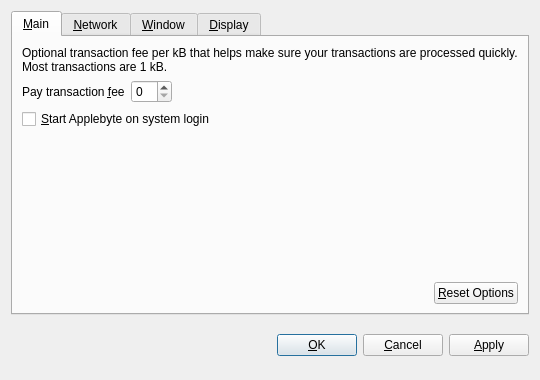
<?xml version="1.0" encoding="UTF-8"?>
<ui version="4.0">
 <class>OptionsDialog</class>
 <widget class="QDialog" name="OptionsDialog">
  <property name="geometry">
   <rect>
    <x>0</x>
    <y>0</y>
    <width>540</width>
    <height>380</height>
   </rect>
  </property>
  <property name="windowTitle">
   <string>Options</string>
  </property>
  <property name="modal">
   <bool>true</bool>
  </property>
  <layout class="QVBoxLayout" name="verticalLayout">
   <item>
    <widget class="QTabWidget" name="tabWidget">
     <property name="tabPosition">
      <enum>QTabWidget::North</enum>
     </property>
     <property name="currentIndex">
      <number>0</number>
     </property>
     <widget class="QWidget" name="tabMain">
      <attribute name="title">
       <string>&amp;Main</string>
      </attribute>
      <layout class="QVBoxLayout" name="verticalLayout_Main">
       <item>
        <widget class="QLabel" name="transactionFeeInfoLabel">
         <property name="text">
          <string>Optional transaction fee per kB that helps make sure your transactions are processed quickly. Most transactions are 1 kB.</string>
         </property>
         <property name="textFormat">
          <enum>Qt::PlainText</enum>
         </property>
         <property name="wordWrap">
          <bool>true</bool>
         </property>
        </widget>
       </item>
       <item>
        <layout class="QHBoxLayout" name="horizontalLayout_1_Main">
         <item>
          <widget class="QLabel" name="transactionFeeLabel">
           <property name="text">
            <string>Pay transaction &amp;fee</string>
           </property>
           <property name="textFormat">
            <enum>Qt::PlainText</enum>
           </property>
           <property name="buddy">
            <cstring>transactionFee</cstring>
           </property>
          </widget>
         </item>
         <item>
          <widget class="BitcoinAmountField" name="transactionFee"/>
         </item>
         <item>
          <spacer name="horizontalSpacer_1_Main">
           <property name="orientation">
            <enum>Qt::Horizontal</enum>
           </property>
           <property name="sizeHint" stdset="0">
            <size>
             <width>40</width>
             <height>20</height>
            </size>
           </property>
          </spacer>
         </item>
        </layout>
       </item>
       <item>
        <widget class="QCheckBox" name="bitcoinAtStartup">
         <property name="toolTip">
          <string>Automatically start Applebyte after logging in to the system.</string>
         </property>
         <property name="text">
          <string>&amp;Start Applebyte on system login</string>
         </property>
        </widget>
       </item>
       <item>
        <spacer name="verticalSpacer_Main">
         <property name="orientation">
          <enum>Qt::Vertical</enum>
         </property>
         <property name="sizeHint" stdset="0">
          <size>
           <width>20</width>
           <height>40</height>
          </size>
         </property>
        </spacer>
       </item>
       <item>
        <layout class="QHBoxLayout" name="horizontalLayout_2_Main">
         <item>
          <spacer name="horizontalSpacer_2_Main">
           <property name="orientation">
            <enum>Qt::Horizontal</enum>
           </property>
           <property name="sizeHint" stdset="0">
            <size>
             <width>40</width>
             <height>20</height>
            </size>
           </property>
          </spacer>
         </item>
         <item>
          <widget class="QPushButton" name="resetButton">
           <property name="toolTip">
            <string>Reset all client options to default.</string>
           </property>
           <property name="text">
            <string>&amp;Reset Options</string>
           </property>
           <property name="autoDefault">
            <bool>false</bool>
           </property>
          </widget>
         </item>
        </layout>
       </item>
      </layout>
     </widget>
     <widget class="QWidget" name="tabNetwork">
      <attribute name="title">
       <string>&amp;Network</string>
      </attribute>
      <layout class="QVBoxLayout" name="verticalLayout_Network">
       <item>
        <widget class="QCheckBox" name="mapPortUpnp">
         <property name="toolTip">
          <string>Automatically open the Applebyte client port on the router. This only works when your router supports UPnP and it is enabled.</string>
         </property>
         <property name="text">
          <string>Map port using &amp;UPnP</string>
         </property>
        </widget>
       </item>
       <item>
        <widget class="QCheckBox" name="connectSocks">
         <property name="toolTip">
          <string>Connect to the Applebyte network through a SOCKS proxy (e.g. when connecting through Tor).</string>
         </property>
         <property name="text">
          <string>&amp;Connect through SOCKS proxy:</string>
         </property>
        </widget>
       </item>
       <item>
        <layout class="QHBoxLayout" name="horizontalLayout_Network">
         <item>
          <widget class="QLabel" name="proxyIpLabel">
           <property name="text">
            <string>Proxy &amp;IP:</string>
           </property>
           <property name="textFormat">
            <enum>Qt::PlainText</enum>
           </property>
           <property name="buddy">
            <cstring>proxyIp</cstring>
           </property>
          </widget>
         </item>
         <item>
          <widget class="QValidatedLineEdit" name="proxyIp">
           <property name="maximumSize">
            <size>
             <width>140</width>
             <height>16777215</height>
            </size>
           </property>
           <property name="toolTip">
            <string>IP address of the proxy (e.g. 127.0.0.1)</string>
           </property>
          </widget>
         </item>
         <item>
          <widget class="QLabel" name="proxyPortLabel">
           <property name="text">
            <string>&amp;Port:</string>
           </property>
           <property name="textFormat">
            <enum>Qt::PlainText</enum>
           </property>
           <property name="buddy">
            <cstring>proxyPort</cstring>
           </property>
          </widget>
         </item>
         <item>
          <widget class="QLineEdit" name="proxyPort">
           <property name="maximumSize">
            <size>
             <width>55</width>
             <height>16777215</height>
            </size>
           </property>
           <property name="toolTip">
            <string>Port of the proxy (e.g. 9050)</string>
           </property>
          </widget>
         </item>
         <item>
          <widget class="QLabel" name="socksVersionLabel">
           <property name="text">
            <string>SOCKS &amp;Version:</string>
           </property>
           <property name="textFormat">
            <enum>Qt::PlainText</enum>
           </property>
           <property name="buddy">
            <cstring>socksVersion</cstring>
           </property>
          </widget>
         </item>
         <item>
          <widget class="QValueComboBox" name="socksVersion">
           <property name="toolTip">
            <string>SOCKS version of the proxy (e.g. 5)</string>
           </property>
          </widget>
         </item>
         <item>
          <spacer name="horizontalSpacer_Network">
           <property name="orientation">
            <enum>Qt::Horizontal</enum>
           </property>
           <property name="sizeHint" stdset="0">
            <size>
             <width>40</width>
             <height>20</height>
            </size>
           </property>
          </spacer>
         </item>
        </layout>
       </item>
       <item>
        <spacer name="verticalSpacer_Network">
         <property name="orientation">
          <enum>Qt::Vertical</enum>
         </property>
         <property name="sizeHint" stdset="0">
          <size>
           <width>20</width>
           <height>40</height>
          </size>
         </property>
        </spacer>
       </item>
      </layout>
     </widget>
     <widget class="QWidget" name="tabWindow">
      <attribute name="title">
       <string>&amp;Window</string>
      </attribute>
      <layout class="QVBoxLayout" name="verticalLayout_Window">
       <item>
        <widget class="QCheckBox" name="minimizeToTray">
         <property name="toolTip">
          <string>Show only a tray icon after minimizing the window.</string>
         </property>
         <property name="text">
          <string>&amp;Minimize to the tray instead of the taskbar</string>
         </property>
        </widget>
       </item>
       <item>
        <widget class="QCheckBox" name="minimizeOnClose">
         <property name="toolTip">
          <string>Minimize instead of exit the application when the window is closed. When this option is enabled, the application will be closed only after selecting Quit in the menu.</string>
         </property>
         <property name="text">
          <string>M&amp;inimize on close</string>
         </property>
        </widget>
       </item>
       <item>
        <spacer name="verticalSpacer_Window">
         <property name="orientation">
          <enum>Qt::Vertical</enum>
         </property>
         <property name="sizeHint" stdset="0">
          <size>
           <width>20</width>
           <height>40</height>
          </size>
         </property>
        </spacer>
       </item>
      </layout>
     </widget>
     <widget class="QWidget" name="tabDisplay">
      <attribute name="title">
       <string>&amp;Display</string>
      </attribute>
      <layout class="QVBoxLayout" name="verticalLayout_Display">
       <item>
        <layout class="QHBoxLayout" name="horizontalLayout_1_Display">
         <item>
          <widget class="QLabel" name="langLabel">
           <property name="text">
            <string>User Interface &amp;language:</string>
           </property>
           <property name="textFormat">
            <enum>Qt::PlainText</enum>
           </property>
           <property name="buddy">
            <cstring>lang</cstring>
           </property>
          </widget>
         </item>
         <item>
          <widget class="QValueComboBox" name="lang">
           <property name="toolTip">
            <string>The user interface language can be set here. This setting will take effect after restarting Applebyte.</string>
           </property>
          </widget>
         </item>
        </layout>
       </item>
       <item>
        <layout class="QHBoxLayout" name="horizontalLayout_2_Display">
         <item>
          <widget class="QLabel" name="unitLabel">
           <property name="text">
            <string>&amp;Unit to show amounts in:</string>
           </property>
           <property name="textFormat">
            <enum>Qt::PlainText</enum>
           </property>
           <property name="buddy">
            <cstring>unit</cstring>
           </property>
          </widget>
         </item>
         <item>
          <widget class="QValueComboBox" name="unit">
           <property name="toolTip">
            <string>Choose the default subdivision unit to show in the interface and when sending coins.</string>
           </property>
          </widget>
         </item>
        </layout>
       </item>
       <item>
        <widget class="QCheckBox" name="displayAddresses">
         <property name="toolTip">
          <string>Whether to show Applebyte addresses in the transaction list or not.</string>
         </property>
         <property name="text">
          <string>&amp;Display addresses in transaction list</string>
         </property>
        </widget>
       </item>
       <item>
        <widget class="QCheckBox" name="coinControlFeatures">
         <property name="toolTip">
          <string>Whether to show coin control features or not.</string>
         </property>
         <property name="text">
          <string>Display coin &amp;control features (experts only!)</string>
         </property>
        </widget>
       </item>
       <item>
        <spacer name="verticalSpacer_Display">
         <property name="orientation">
          <enum>Qt::Vertical</enum>
         </property>
         <property name="sizeHint" stdset="0">
          <size>
           <width>20</width>
           <height>40</height>
          </size>
         </property>
        </spacer>
       </item>
      </layout>
     </widget>
    </widget>
   </item>
   <item>
    <layout class="QHBoxLayout" name="horizontalLayout_Buttons">
     <item>
      <spacer name="horizontalSpacer_1">
       <property name="orientation">
        <enum>Qt::Horizontal</enum>
       </property>
       <property name="sizeHint" stdset="0">
        <size>
         <width>40</width>
         <height>48</height>
        </size>
       </property>
      </spacer>
     </item>
     <item>
      <widget class="QLabel" name="statusLabel">
       <property name="font">
        <font>
         <weight>75</weight>
         <bold>true</bold>
        </font>
       </property>
       <property name="text">
        <string/>
       </property>
       <property name="textFormat">
        <enum>Qt::PlainText</enum>
       </property>
       <property name="wordWrap">
        <bool>true</bool>
       </property>
      </widget>
     </item>
     <item>
      <spacer name="horizontalSpacer_2">
       <property name="orientation">
        <enum>Qt::Horizontal</enum>
       </property>
       <property name="sizeHint" stdset="0">
        <size>
         <width>40</width>
         <height>48</height>
        </size>
       </property>
      </spacer>
     </item>
     <item>
      <widget class="QPushButton" name="okButton">
       <property name="text">
        <string>&amp;OK</string>
       </property>
      </widget>
     </item>
     <item>
      <widget class="QPushButton" name="cancelButton">
       <property name="text">
        <string>&amp;Cancel</string>
       </property>
       <property name="autoDefault">
        <bool>false</bool>
       </property>
      </widget>
     </item>
     <item>
      <widget class="QPushButton" name="applyButton">
       <property name="text">
        <string>&amp;Apply</string>
       </property>
       <property name="autoDefault">
        <bool>false</bool>
       </property>
      </widget>
     </item>
    </layout>
   </item>
  </layout>
 </widget>
 <customwidgets>
  <customwidget>
   <class>BitcoinAmountField</class>
   <extends>QSpinBox</extends>
   <header>bitcoinamountfield.h</header>
  </customwidget>
  <customwidget>
   <class>QValueComboBox</class>
   <extends>QComboBox</extends>
   <header>qvaluecombobox.h</header>
  </customwidget>
  <customwidget>
   <class>QValidatedLineEdit</class>
   <extends>QLineEdit</extends>
   <header>qvalidatedlineedit.h</header>
  </customwidget>
 </customwidgets>
 <resources/>
 <connections/>
</ui>
